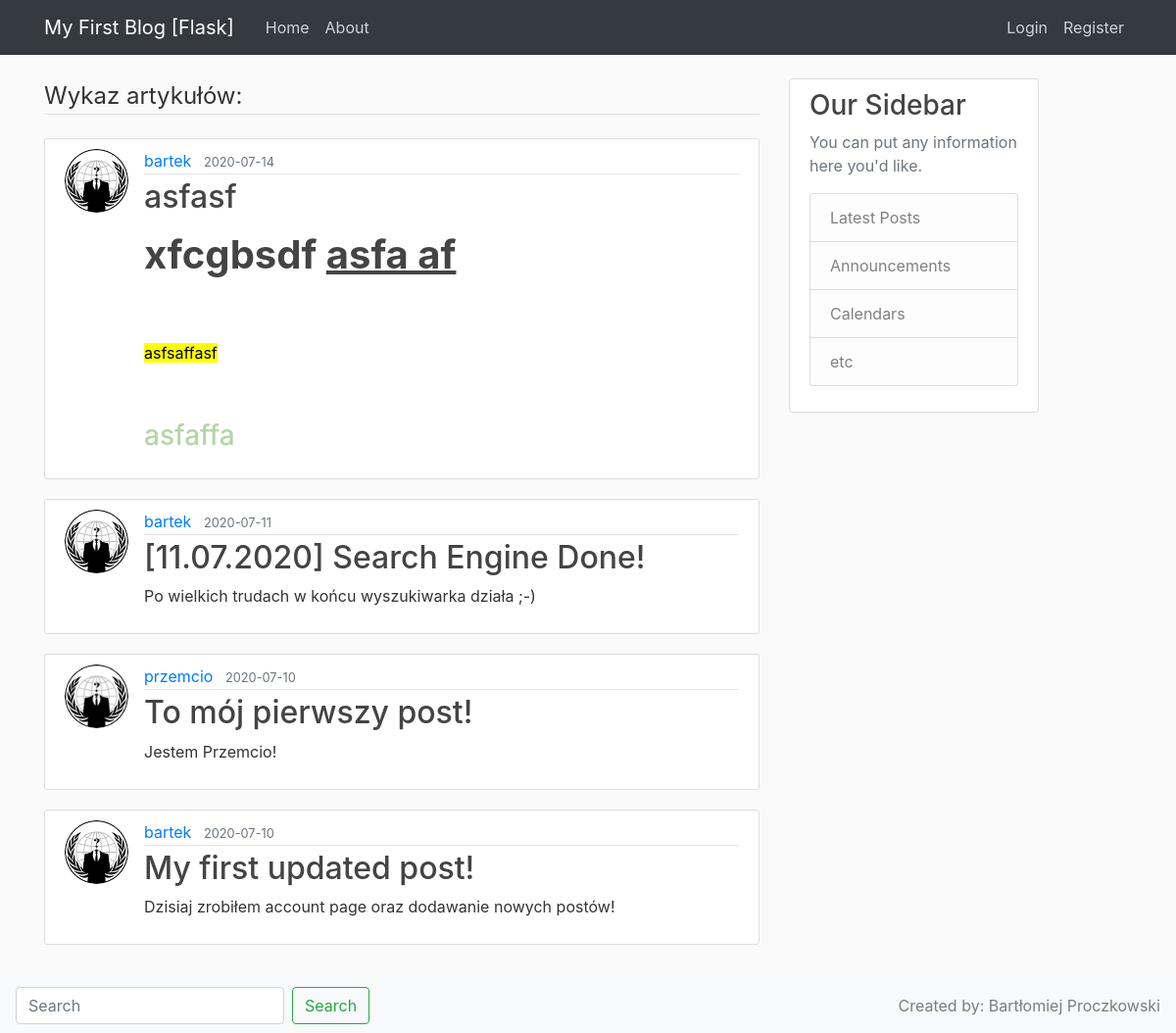
Page /home on the earlier database version.
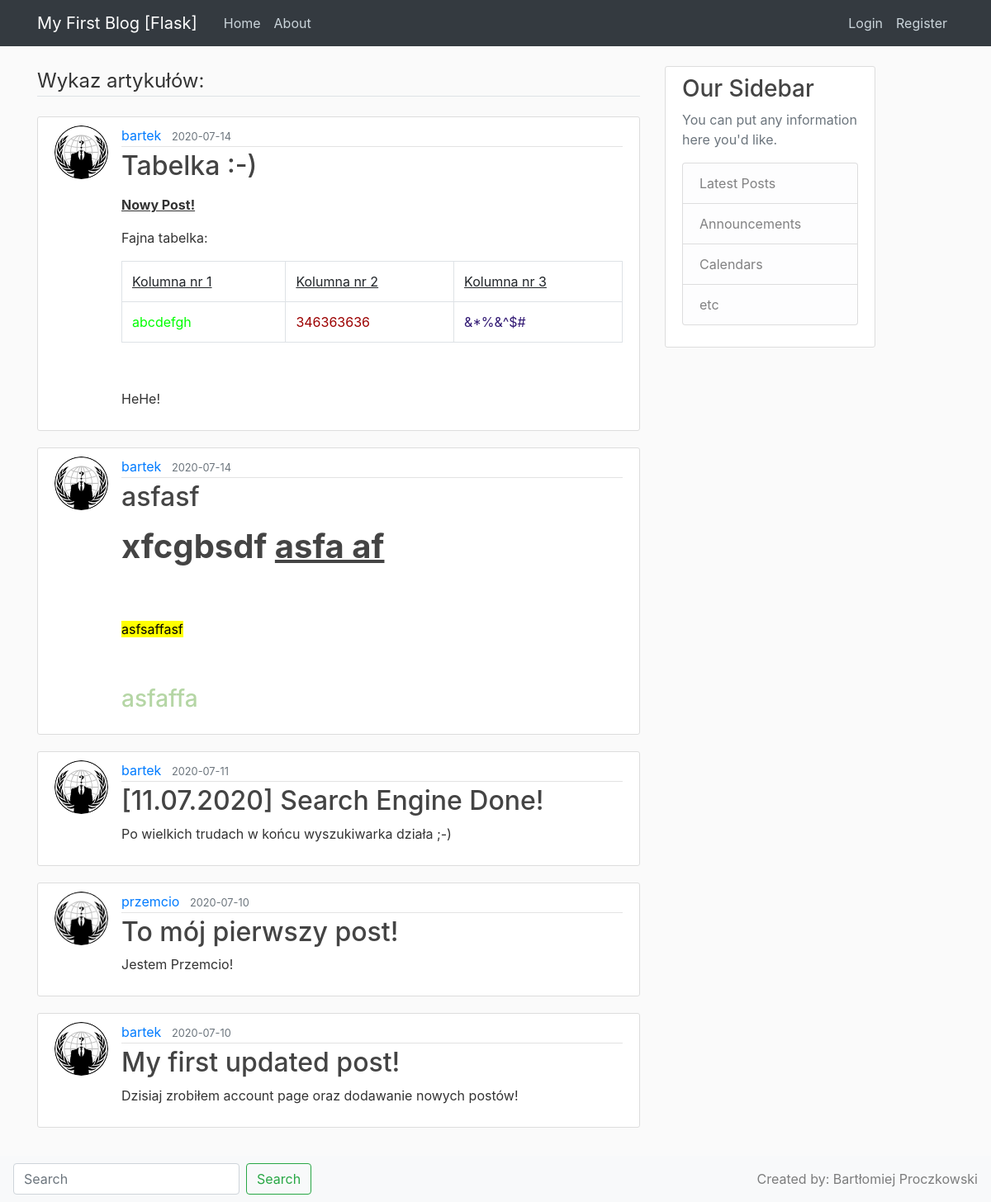
Same page on the later database version.
### flaskblog/models.py (models this page shows, shortened)
class Post(db.Model):
    __searchable__ = ['title', 'content']
    id = db.Column(db.Integer, primary_key=True)
    title = db.Column(db.String(100), nullable=False)
    date_posted = db.Column(db.DateTime, nullable=False, default=datetime.utcnow)
    content = db.Column(db.Text, nullable=False)
    user_id = db.Column(db.Integer, db.ForeignKey('user.id'), nullable=False)

class User(db.Model, UserMixin):
    id = db.Column(db.Integer, primary_key=True)
    username = db.Column(db.String(20), unique=True, nullable=False)
    email = db.Column(db.String(120), unique=True, nullable=False)
    image_file = db.Column(db.String(20), nullable=False, default='default.jpg')
    password = db.Column(db.String(60), nullable=False)
    posts = db.relationship('Post', backref='author', lazy=True)

### flaskblog/routes.py (the view)
@app.route('/')
@app.route('/home')
def home():
    posts = Post.query.all()
    return render_template('home.html', posts=posts)

### flaskblog/templates/home.html
{% extends "layout.html" %}
{% block content %}
    <legend class="border-bottom mb-4">Wykaz artykułów:</legend>
    {% for post in posts|reverse %}
        <article class="media content-section">
          <img class="rounded-circle article-img" src="{{ url_for('static', filename='profile_pics/' + post.author.image_file) }}">
          <div class="media-body">
            <div class="article-metadata">
              <a class="mr-2" href="{{ url_for('account') }}">{{ post.author.username }}</a>
                <small class="text-muted">{{ post.date_posted.strftime('%Y-%m-%d') }}
              </small>
            </div>
            <h2><a class="article-title"  href="{{ url_for('post', post_id=post.id) }}">{{ post.title }}</a></h2>
            <p class="article-content">{{ post.content|safe }}</p>
          </div>
        </article>
    {% endfor %}
{% endblock content %}

Differences in the rows shown:
added Post: image_file (picture), author.username "bartek", date_posted "2020-07-14", title "Tabelka :-)", content "Nowy Post! Fajna tabelka: Kolumna nr 1 Kolumna nr 2 Kolumna nr 3 abcdefgh 346363636 &*%&^$# HeHe!"
